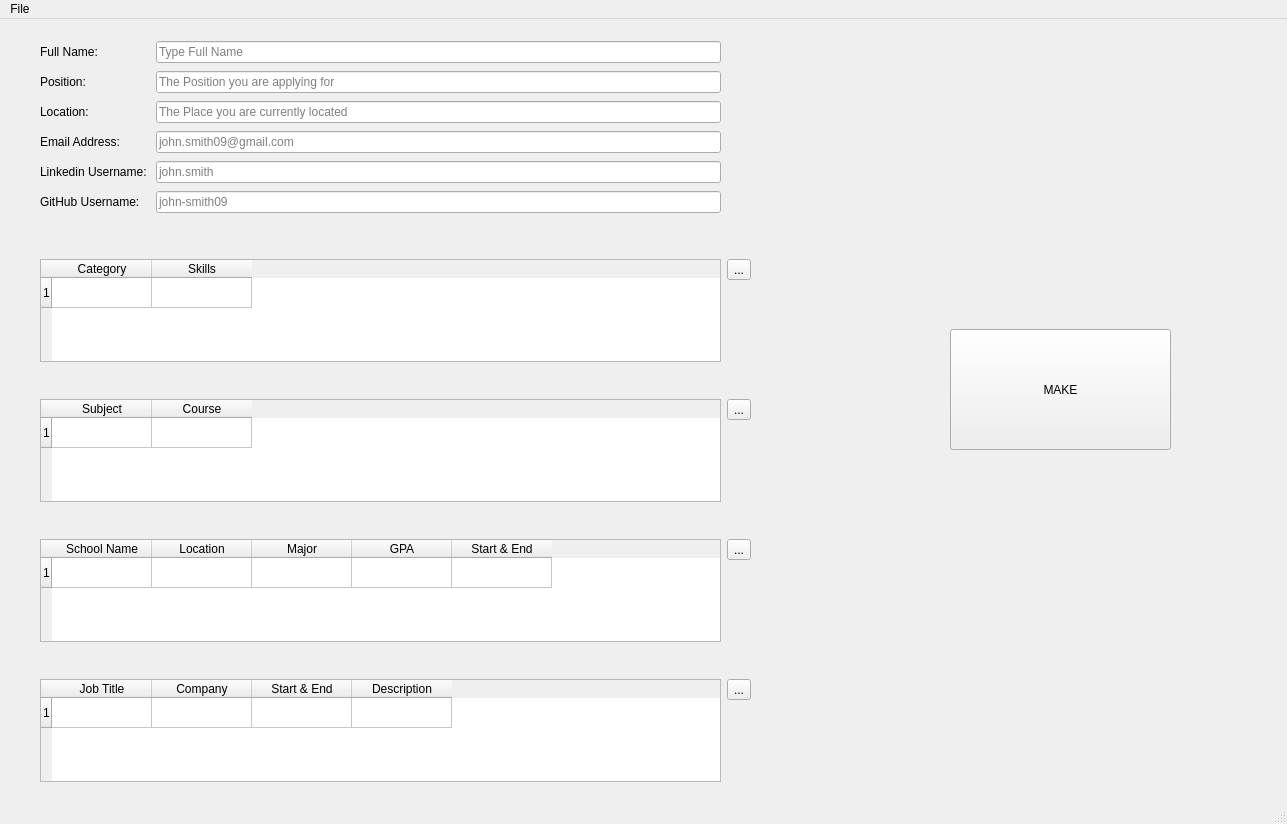
<?xml version="1.0" encoding="UTF-8"?>
<ui version="4.0">
 <class>MainWindow</class>
 <widget class="QMainWindow" name="MainWindow">
  <property name="geometry">
   <rect>
    <x>0</x>
    <y>0</y>
    <width>1287</width>
    <height>824</height>
   </rect>
  </property>
  <property name="windowTitle">
   <string>MainWindow</string>
  </property>
  <property name="toolTipDuration">
   <number>-3</number>
  </property>
  <property name="whatsThis">
   <string/>
  </property>
  <widget class="QWidget" name="centralwidget">
   <widget class="QWidget" name="gridLayoutWidget">
    <property name="geometry">
     <rect>
      <x>40</x>
      <y>20</y>
      <width>681</width>
      <height>182</height>
     </rect>
    </property>
    <layout class="QGridLayout" name="basic_info">
     <property name="sizeConstraint">
      <enum>QLayout::SetDefaultConstraint</enum>
     </property>
     <item row="0" column="1">
      <widget class="QLineEdit" name="txt_name">
       <property name="inputMask">
        <string notr="true"/>
       </property>
       <property name="text">
        <string notr="true"/>
       </property>
       <property name="placeholderText">
        <string notr="true">Type Full Name</string>
       </property>
      </widget>
     </item>
     <item row="1" column="0">
      <widget class="QLabel" name="lbl_position">
       <property name="text">
        <string>Position:</string>
       </property>
      </widget>
     </item>
     <item row="5" column="0">
      <widget class="QLabel" name="lbl_git">
       <property name="text">
        <string>GitHub Username:</string>
       </property>
      </widget>
     </item>
     <item row="3" column="0">
      <widget class="QLabel" name="lbl_email">
       <property name="text">
        <string>Email Address: </string>
       </property>
      </widget>
     </item>
     <item row="0" column="0">
      <widget class="QLabel" name="lbl_name">
       <property name="text">
        <string>Full Name: </string>
       </property>
      </widget>
     </item>
     <item row="4" column="0">
      <widget class="QLabel" name="lbl_linkd">
       <property name="text">
        <string>Linkedin Username: </string>
       </property>
      </widget>
     </item>
     <item row="2" column="0">
      <widget class="QLabel" name="lbl_loc">
       <property name="text">
        <string>Location: </string>
       </property>
      </widget>
     </item>
     <item row="1" column="1">
      <widget class="QLineEdit" name="txt_position">
       <property name="inputMask">
        <string notr="true"/>
       </property>
       <property name="text">
        <string notr="true"/>
       </property>
       <property name="placeholderText">
        <string notr="true">The Position you are applying for</string>
       </property>
      </widget>
     </item>
     <item row="2" column="1">
      <widget class="QLineEdit" name="txt_loc">
       <property name="inputMask">
        <string notr="true"/>
       </property>
       <property name="text">
        <string notr="true"/>
       </property>
       <property name="placeholderText">
        <string notr="true">The Place you are currently located</string>
       </property>
      </widget>
     </item>
     <item row="3" column="1">
      <widget class="QLineEdit" name="txt_email">
       <property name="font">
        <font>
         <italic>false</italic>
        </font>
       </property>
       <property name="inputMask">
        <string notr="true"/>
       </property>
       <property name="text">
        <string notr="true"/>
       </property>
       <property name="placeholderText">
        <string notr="true">john.smith09@gmail.com</string>
       </property>
      </widget>
     </item>
     <item row="4" column="1">
      <widget class="QLineEdit" name="txt_linkd">
       <property name="font">
        <font>
         <italic>false</italic>
        </font>
       </property>
       <property name="inputMask">
        <string notr="true"/>
       </property>
       <property name="text">
        <string notr="true"/>
       </property>
       <property name="placeholderText">
        <string notr="true">john.smith</string>
       </property>
      </widget>
     </item>
     <item row="5" column="1">
      <widget class="QLineEdit" name="txt_git">
       <property name="font">
        <font>
         <italic>false</italic>
        </font>
       </property>
       <property name="inputMask">
        <string notr="true"/>
       </property>
       <property name="text">
        <string notr="true"/>
       </property>
       <property name="placeholderText">
        <string notr="true">john-smith09</string>
       </property>
      </widget>
     </item>
    </layout>
   </widget>
   <widget class="QWidget" name="gridLayoutWidget_2">
    <property name="geometry">
     <rect>
      <x>40</x>
      <y>240</y>
      <width>711</width>
      <height>103</height>
     </rect>
    </property>
    <layout class="QGridLayout" name="skills">
     <item row="0" column="0">
      <widget class="QTableWidget" name="tbl_skills">
       <property name="toolTip">
        <string>&lt;html&gt;&lt;head/&gt;&lt;body&gt;&lt;p&gt;&lt;span style=&quot; font-weight:600;&quot;&gt;Enter Skills &amp;amp; Strengths in a comma seperated list&lt;/span&gt;&lt;/p&gt;&lt;p&gt;&lt;span style=&quot; font-style:italic;&quot;&gt;Python, SQL, MongoDB&lt;/span&gt;&lt;/p&gt;&lt;/body&gt;&lt;/html&gt;</string>
       </property>
       <property name="gridStyle">
        <enum>Qt::SolidLine</enum>
       </property>
       <property name="rowCount">
        <number>1</number>
       </property>
       <row/>
       <column>
        <property name="text">
         <string>Category</string>
        </property>
       </column>
       <column>
        <property name="text">
         <string>Skills</string>
        </property>
       </column>
      </widget>
     </item>
     <item row="0" column="1" alignment="Qt::AlignLeft|Qt::AlignTop">
      <widget class="QToolButton" name="toolbtn_skills">
       <property name="toolTip">
        <string notr="true">&lt;html&gt;&lt;head/&gt;&lt;body&gt;&lt;p&gt;Add or Remove rows&lt;/p&gt;&lt;/body&gt;&lt;/html&gt;</string>
       </property>
       <property name="text">
        <string notr="true">...</string>
       </property>
      </widget>
     </item>
    </layout>
   </widget>
   <widget class="QPushButton" name="btn_make">
    <property name="geometry">
     <rect>
      <x>950</x>
      <y>310</y>
      <width>221</width>
      <height>121</height>
     </rect>
    </property>
    <property name="text">
     <string>MAKE</string>
    </property>
   </widget>
   <widget class="QWidget" name="gridLayoutWidget_3">
    <property name="geometry">
     <rect>
      <x>40</x>
      <y>380</y>
      <width>711</width>
      <height>103</height>
     </rect>
    </property>
    <layout class="QGridLayout" name="courses">
     <item row="0" column="0">
      <widget class="QTableWidget" name="tbl_courses">
       <property name="toolTip">
        <string>&lt;html&gt;&lt;head/&gt;&lt;body&gt;&lt;p&gt;&lt;span style=&quot; font-weight:600;&quot;&gt;Enter Courses in a comma seperated list&lt;/span&gt;&lt;/p&gt;&lt;p&gt;&lt;span style=&quot; font-style:italic;&quot;&gt;Calculus, Calculus 2, Linear Algebra&lt;/span&gt;&lt;/p&gt;&lt;/body&gt;&lt;/html&gt;</string>
       </property>
       <property name="toolTipDuration">
        <number>-1</number>
       </property>
       <property name="statusTip">
        <string/>
       </property>
       <property name="whatsThis">
        <string/>
       </property>
       <property name="accessibleName">
        <string/>
       </property>
       <property name="accessibleDescription">
        <string/>
       </property>
       <property name="gridStyle">
        <enum>Qt::SolidLine</enum>
       </property>
       <property name="rowCount">
        <number>1</number>
       </property>
       <row/>
       <column>
        <property name="text">
         <string>Subject</string>
        </property>
       </column>
       <column>
        <property name="text">
         <string>Course</string>
        </property>
       </column>
      </widget>
     </item>
     <item row="0" column="1" alignment="Qt::AlignLeft|Qt::AlignTop">
      <widget class="QToolButton" name="toolbtn_courses">
       <property name="toolTip">
        <string notr="true">&lt;html&gt;&lt;head/&gt;&lt;body&gt;&lt;p&gt;Add or Remove rows&lt;/p&gt;&lt;/body&gt;&lt;/html&gt;</string>
       </property>
       <property name="whatsThis">
        <string>d</string>
       </property>
       <property name="text">
        <string notr="true">...</string>
       </property>
      </widget>
     </item>
    </layout>
   </widget>
   <widget class="QWidget" name="gridLayoutWidget_4">
    <property name="geometry">
     <rect>
      <x>40</x>
      <y>520</y>
      <width>711</width>
      <height>103</height>
     </rect>
    </property>
    <layout class="QGridLayout" name="education">
     <item row="0" column="0">
      <widget class="QTableWidget" name="tbl_edu">
       <property name="toolTip">
        <string/>
       </property>
       <property name="toolTipDuration">
        <number>-1</number>
       </property>
       <property name="statusTip">
        <string/>
       </property>
       <property name="whatsThis">
        <string/>
       </property>
       <property name="accessibleName">
        <string/>
       </property>
       <property name="accessibleDescription">
        <string/>
       </property>
       <property name="gridStyle">
        <enum>Qt::SolidLine</enum>
       </property>
       <property name="rowCount">
        <number>1</number>
       </property>
       <row/>
       <column>
        <property name="text">
         <string>School Name</string>
        </property>
       </column>
       <column>
        <property name="text">
         <string>Location</string>
        </property>
       </column>
       <column>
        <property name="text">
         <string>Major</string>
        </property>
       </column>
       <column>
        <property name="text">
         <string>GPA</string>
        </property>
       </column>
       <column>
        <property name="text">
         <string>Start &amp; End</string>
        </property>
       </column>
      </widget>
     </item>
     <item row="0" column="1" alignment="Qt::AlignLeft|Qt::AlignTop">
      <widget class="QToolButton" name="toolbtn_edu">
       <property name="toolTip">
        <string notr="true">&lt;html&gt;&lt;head/&gt;&lt;body&gt;&lt;p&gt;Add or Remove rows&lt;/p&gt;&lt;/body&gt;&lt;/html&gt;</string>
       </property>
       <property name="whatsThis">
        <string>d</string>
       </property>
       <property name="text">
        <string notr="true">...</string>
       </property>
      </widget>
     </item>
    </layout>
   </widget>
   <widget class="QWidget" name="gridLayoutWidget_5">
    <property name="geometry">
     <rect>
      <x>40</x>
      <y>660</y>
      <width>711</width>
      <height>103</height>
     </rect>
    </property>
    <layout class="QGridLayout" name="job_history">
     <item row="0" column="0">
      <widget class="QTableWidget" name="tbl_jobs">
       <property name="toolTip">
        <string/>
       </property>
       <property name="toolTipDuration">
        <number>-1</number>
       </property>
       <property name="statusTip">
        <string/>
       </property>
       <property name="whatsThis">
        <string/>
       </property>
       <property name="accessibleName">
        <string/>
       </property>
       <property name="accessibleDescription">
        <string/>
       </property>
       <property name="gridStyle">
        <enum>Qt::SolidLine</enum>
       </property>
       <property name="rowCount">
        <number>1</number>
       </property>
       <row/>
       <column>
        <property name="text">
         <string>Job Title</string>
        </property>
       </column>
       <column>
        <property name="text">
         <string>Company</string>
        </property>
       </column>
       <column>
        <property name="text">
         <string>Start &amp; End</string>
        </property>
       </column>
       <column>
        <property name="text">
         <string>Description</string>
        </property>
       </column>
      </widget>
     </item>
     <item row="0" column="1" alignment="Qt::AlignLeft|Qt::AlignTop">
      <widget class="QToolButton" name="toolbtn_jobs">
       <property name="toolTip">
        <string notr="true">&lt;html&gt;&lt;head/&gt;&lt;body&gt;&lt;p&gt;Add or Remove rows&lt;/p&gt;&lt;/body&gt;&lt;/html&gt;</string>
       </property>
       <property name="whatsThis">
        <string>d</string>
       </property>
       <property name="text">
        <string notr="true">...</string>
       </property>
      </widget>
     </item>
    </layout>
   </widget>
  </widget>
  <widget class="QMenuBar" name="menubar">
   <property name="geometry">
    <rect>
     <x>0</x>
     <y>0</y>
     <width>1287</width>
     <height>22</height>
    </rect>
   </property>
   <widget class="QMenu" name="menuFile">
    <property name="title">
     <string>File</string>
    </property>
    <addaction name="actionNew"/>
    <addaction name="actionOpen"/>
    <addaction name="actionRecents"/>
    <addaction name="separator"/>
    <addaction name="actionSave"/>
    <addaction name="actionSave_As"/>
   </widget>
   <addaction name="menuFile"/>
  </widget>
  <widget class="QStatusBar" name="statusbar"/>
  <action name="actionSave">
   <property name="text">
    <string>Save</string>
   </property>
  </action>
  <action name="actionSave_As">
   <property name="text">
    <string>Save As</string>
   </property>
  </action>
  <action name="actionNew">
   <property name="text">
    <string>New</string>
   </property>
  </action>
  <action name="actionOpen">
   <property name="text">
    <string>Open</string>
   </property>
  </action>
  <action name="actionRecents">
   <property name="text">
    <string>Recents</string>
   </property>
  </action>
 </widget>
 <resources/>
 <connections/>
</ui>
